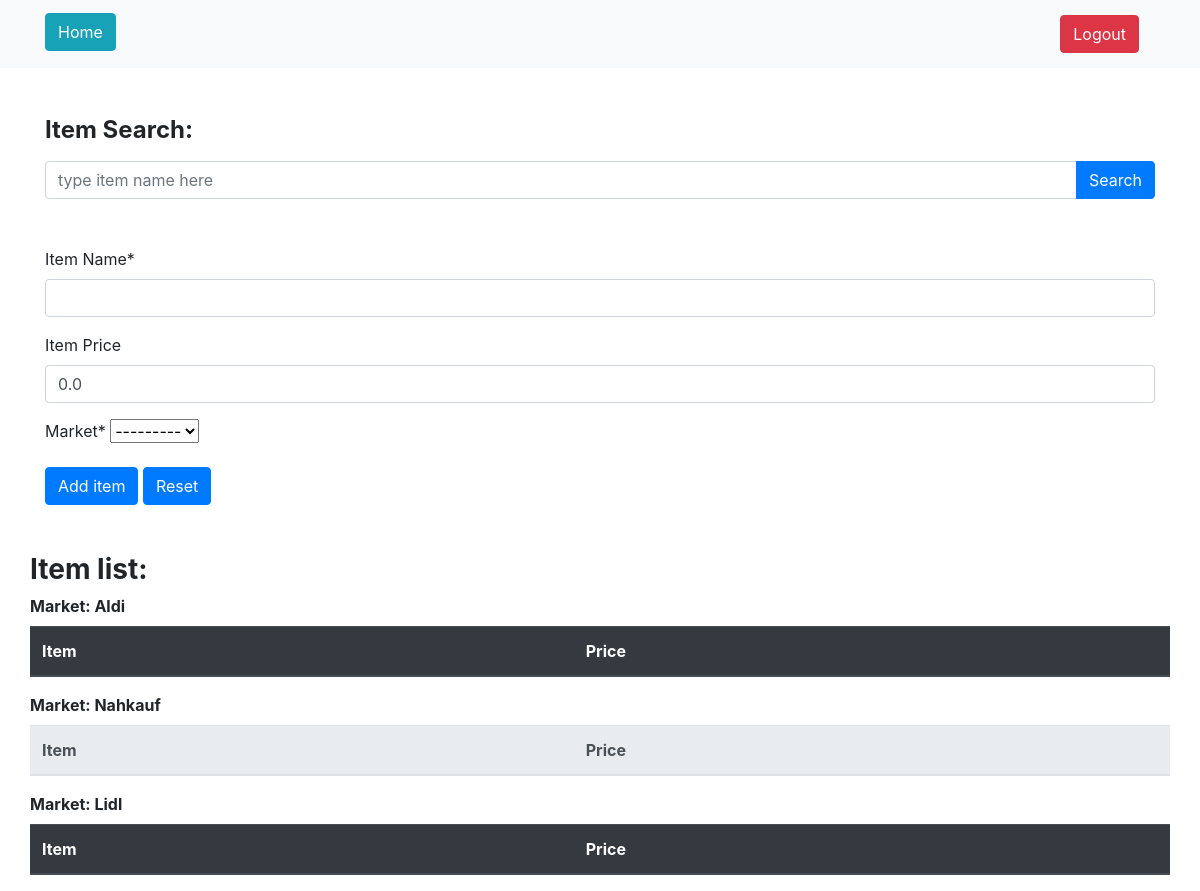
/createItem/ (signed in), run on an earlier commit of the app's database.
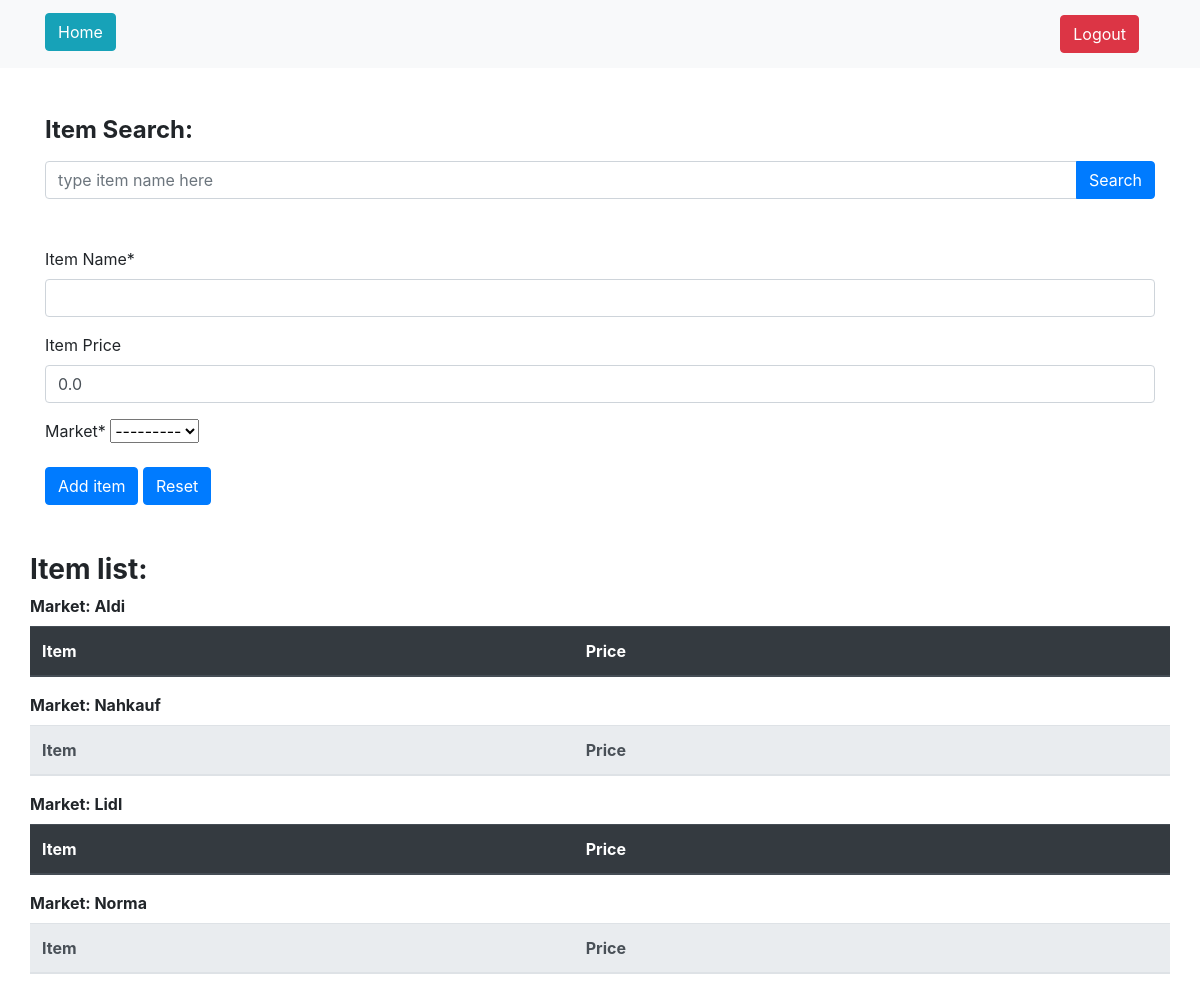
And on a later commit of the database.
### calculator/models.py (models this page shows)
class MarketCreatedModel(models.Model):
    name = models.CharField(max_length=100, null=True)
    distance = models.PositiveIntegerField(null=True)
    favorite = models.BooleanField(null=True, default= False)
    user_id = models.ForeignKey(User, null=True, on_delete=models.CASCADE)
    def __str__(self):
        return f'{self.name.title()}'

### calculator/views.py (the view, shortened to what this page needs)
# urls.py: path('createItem/', views.CreateItemView.as_view(), name='create_item'),
@method_decorator(login_required, name='dispatch')
class CreateItemView(View):
    template_name = 'itemCreation.html'
    form_class = CreateNewItemForm
    context = {}
    def get_context_data(self, **kwargs):
        list_of_markets = []
        list_of_items = {}
        try:
            list_of_markets = MarketCreatedModel.objects.filter(
                user_id=self.request.user.id)
            for market in list_of_markets:
                list_of_items[market.name] = ItemCreatedModel.objects.filter(
                    market_id=list_of_markets[market.id])
        except IndexError:
            pass
        self.context['list_of_markets'] = list_of_markets
        return self.context
    def get(self, request, *args, **kwargs):
        form = self.form_class(request.user, initial={'price': 0.00})
        context = self.get_context_data()
        context['form'] = form
        return render(request, self.template_name, context=context)

### calculator/forms.py
class CreateNewItemForm(forms.ModelForm):
    class Meta:
        model = ItemCreatedModel
        fields = ('name', 'price', 'market_id')
        labels = {
            'name': 'Item Name',
            'price': 'Item Price',
            'market_id': 'Market',
        }
    def __init__(self, user, *args, **kwargs):
        super(CreateNewItemForm, self).__init__(*args, **kwargs)
        self.fields['market_id'].queryset = MarketCreatedModel.objects.filter(
            user_id=user.id)
        self.fields['price'].widget.attrs['min'] = Decimal('0.00')

### calculator/templates/itemCreation.html (shortened to what this page needs)
{% extends "base.html" %}
{% load crispy_forms_tags %}
{% block content %}
    <div class="container mt-5">
        <label for="itemSearch">
            <h4>
                <strong>Item Search:</strong>
            </h4>
        </label>
        <div class="input-group">
            <input type="text"
                   class="form-control"
                   placeholder="type item name here"
                   aria-label="Item name to be searched on Item database"
                   aria-describedby="button-addon4">
            <div class="input-group-append" id="button-addon4">
                <button class="btn btn-primary" type="button">Search</button>
            </div>
        </div>
    </div>
    <div class="container mt-5">
        <div class="row">
            <div class="col-md-12">
                <form method="POST">
                    {{ form|crispy }}
                    <button class="btn btn-primary" type="submit" name='saveItem'>Add item</button>
                    <button class="btn btn-primary" type="submit" name='resetItem'>Reset</button>
                </form>
            </div>
        </div>
    </div>
    <div class="container mt-5">
        <div class="row">
            <h3>
                <strong>Item list:</strong>
            </h3>
    </div>
    <div class="row">
        {% for market in list_of_markets %}
            <table class="table">
                {% if not forloop.counter|divisibleby:2 %}
                    <thead class="thead-dark">
                {% else %}
                    <thead class="thead-light">
                {% endif %}
                        <label for="itemListMarket">
                            <strong>Market: {{ market.name|title }}</strong>
                        </label>
                        <tr>
                            <th scope="col">Item</th>
                            <th scope="col">Price</th>
                        </tr>
                    </thead>
                </table>
            {% endfor %}
        </div>
    {% endblock content %}

What changed in the data, as far as the page shows it:
added MarketCreatedModel: name "Norma"
